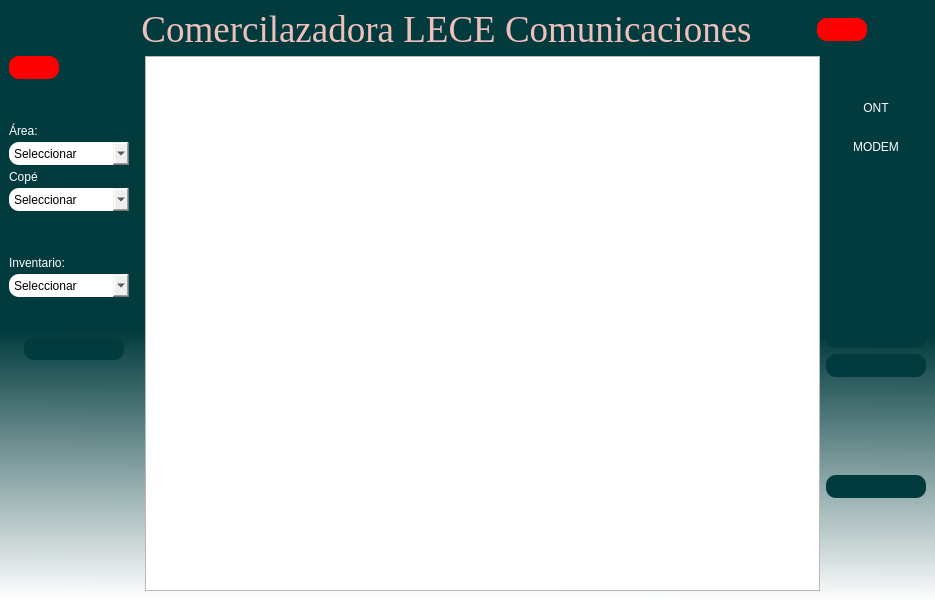
<?xml version="1.0" encoding="UTF-8"?>
<ui version="4.0">
 <class>Almacen</class>
 <widget class="QMainWindow" name="Almacen">
  <property name="geometry">
   <rect>
    <x>0</x>
    <y>0</y>
    <width>935</width>
    <height>600</height>
   </rect>
  </property>
  <property name="sizeIncrement">
   <size>
    <width>0</width>
    <height>0</height>
   </size>
  </property>
  <property name="baseSize">
   <size>
    <width>0</width>
    <height>8</height>
   </size>
  </property>
  <property name="windowTitle">
   <string>Almacén</string>
  </property>
  <property name="windowIcon">
   <iconset>
    <normaloff>../assets/icons/almacen ngr.svg</normaloff>../assets/icons/almacen ngr.svg</iconset>
  </property>
  <property name="styleSheet">
   <string notr="true">QWidget#centralwidget{
background-color: qlineargradient(spread:pad, x1:0.488444, y1:0.392, x2:0.483241, y2:1, stop:0.266917 rgba(1, 59, 61, 255), stop:1 rgba(255, 255, 255, 244));}</string>
  </property>
  <widget class="QWidget" name="centralwidget">
   <layout class="QVBoxLayout" name="verticalLayout_3">
    <item>
     <layout class="QHBoxLayout" name="horizontalLayout">
      <item>
       <spacer name="horizontalSpacer">
        <property name="orientation">
         <enum>Qt::Horizontal</enum>
        </property>
        <property name="sizeHint" stdset="0">
         <size>
          <width>40</width>
          <height>20</height>
         </size>
        </property>
       </spacer>
      </item>
      <item>
       <widget class="QLabel" name="Logo">
        <property name="minimumSize">
         <size>
          <width>0</width>
          <height>0</height>
         </size>
        </property>
        <property name="maximumSize">
         <size>
          <width>100</width>
          <height>90</height>
         </size>
        </property>
        <property name="text">
         <string/>
        </property>
        <property name="pixmap">
         <pixmap resource="../assets/images/imagenes.qrc">:/recurso/Nuevo aspecto.png</pixmap>
        </property>
        <property name="scaledContents">
         <bool>true</bool>
        </property>
       </widget>
      </item>
      <item>
       <spacer name="horizontalSpacer_3">
        <property name="orientation">
         <enum>Qt::Horizontal</enum>
        </property>
        <property name="sizeHint" stdset="0">
         <size>
          <width>40</width>
          <height>20</height>
         </size>
        </property>
       </spacer>
      </item>
      <item>
       <widget class="QLabel" name="Titulo">
        <property name="font">
         <font>
          <family>Times New Roman</family>
          <pointsize>28</pointsize>
          <weight>50</weight>
          <italic>false</italic>
          <bold>false</bold>
         </font>
        </property>
        <property name="cursor">
         <cursorShape>ArrowCursor</cursorShape>
        </property>
        <property name="toolTip">
         <string>&lt;html&gt;&lt;head/&gt;&lt;body&gt;&lt;p align=&quot;center&quot;&gt;&lt;br/&gt;&lt;/p&gt;&lt;/body&gt;&lt;/html&gt;</string>
        </property>
        <property name="whatsThis">
         <string>&lt;html&gt;&lt;head/&gt;&lt;body&gt;&lt;p align=&quot;center&quot;&gt;Comercilazadora LECE Comunicaciones&lt;/p&gt;&lt;/body&gt;&lt;/html&gt;</string>
        </property>
        <property name="layoutDirection">
         <enum>Qt::LeftToRight</enum>
        </property>
        <property name="autoFillBackground">
         <bool>false</bool>
        </property>
        <property name="styleSheet">
         <string notr="true">font: 28pt &quot;Times New Roman&quot;;
color:rgba(239, 191, 188, 255);
</string>
        </property>
        <property name="frameShadow">
         <enum>QFrame::Plain</enum>
        </property>
        <property name="midLineWidth">
         <number>0</number>
        </property>
        <property name="text">
         <string>Comercilazadora LECE Comunicaciones</string>
        </property>
        <property name="alignment">
         <set>Qt::AlignCenter</set>
        </property>
       </widget>
      </item>
      <item>
       <spacer name="horizontalSpacer_2">
        <property name="orientation">
         <enum>Qt::Horizontal</enum>
        </property>
        <property name="sizeHint" stdset="0">
         <size>
          <width>40</width>
          <height>20</height>
         </size>
        </property>
       </spacer>
      </item>
      <item>
       <widget class="QPushButton" name="btn_salir">
        <property name="minimumSize">
         <size>
          <width>50</width>
          <height>23</height>
         </size>
        </property>
        <property name="maximumSize">
         <size>
          <width>50</width>
          <height>23</height>
         </size>
        </property>
        <property name="cursor">
         <cursorShape>PointingHandCursor</cursorShape>
        </property>
        <property name="toolTip">
         <string>&lt;html&gt;&lt;head/&gt;&lt;body&gt;&lt;p align=&quot;center&quot;&gt;Salir&lt;/p&gt;&lt;/body&gt;&lt;/html&gt;</string>
        </property>
        <property name="styleSheet">
         <string notr="true">font: 12pt &quot;MS Shell Dlg 2&quot;;
background-color: rgb(255, 0, 0);
color:rgb(255, 255, 255);
border-radius: 10px;</string>
        </property>
        <property name="text">
         <string/>
        </property>
        <property name="icon">
         <iconset>
          <normaloff>../assets/icons/salir.svg</normaloff>../assets/icons/salir.svg</iconset>
        </property>
       </widget>
      </item>
      <item>
       <spacer name="horizontalSpacer_5">
        <property name="orientation">
         <enum>Qt::Horizontal</enum>
        </property>
        <property name="sizeHint" stdset="0">
         <size>
          <width>40</width>
          <height>20</height>
         </size>
        </property>
       </spacer>
      </item>
     </layout>
    </item>
    <item>
     <layout class="QHBoxLayout" name="horizontalLayout_3">
      <item>
       <layout class="QVBoxLayout" name="verticalLayout">
        <property name="spacing">
         <number>0</number>
        </property>
        <property name="rightMargin">
         <number>0</number>
        </property>
        <item>
         <widget class="QPushButton" name="btn_regresar">
          <property name="enabled">
           <bool>true</bool>
          </property>
          <property name="minimumSize">
           <size>
            <width>50</width>
            <height>23</height>
           </size>
          </property>
          <property name="maximumSize">
           <size>
            <width>50</width>
            <height>23</height>
           </size>
          </property>
          <property name="cursor">
           <cursorShape>PointingHandCursor</cursorShape>
          </property>
          <property name="toolTip">
           <string>&lt;html&gt;&lt;head/&gt;&lt;body&gt;&lt;p align=&quot;center&quot;&gt;Regresar&lt;/p&gt;&lt;/body&gt;&lt;/html&gt;</string>
          </property>
          <property name="styleSheet">
           <string notr="true">font: 12pt &quot;MS Shell Dlg 2&quot;;
background-color: rgb(255, 0, 0);
color:rgb(255, 255, 255);
border-radius: 10px;</string>
          </property>
          <property name="text">
           <string/>
          </property>
          <property name="icon">
           <iconset>
            <normaloff>../assets/icons/atras bc.svg</normaloff>../assets/icons/atras bc.svg</iconset>
          </property>
         </widget>
        </item>
        <item>
         <spacer name="verticalSpacer">
          <property name="orientation">
           <enum>Qt::Vertical</enum>
          </property>
          <property name="sizeType">
           <enum>QSizePolicy::Maximum</enum>
          </property>
          <property name="sizeHint" stdset="0">
           <size>
            <width>20</width>
            <height>40</height>
           </size>
          </property>
         </spacer>
        </item>
        <item>
         <widget class="QLabel" name="label">
          <property name="minimumSize">
           <size>
            <width>50</width>
            <height>23</height>
           </size>
          </property>
          <property name="maximumSize">
           <size>
            <width>50</width>
            <height>23</height>
           </size>
          </property>
          <property name="styleSheet">
           <string notr="true">color: rgb(255, 255, 255);
font: 12pt &quot;MS Shell Dlg 2&quot;;</string>
          </property>
          <property name="text">
           <string>Área:</string>
          </property>
         </widget>
        </item>
        <item>
         <widget class="QComboBox" name="str_area">
          <property name="minimumSize">
           <size>
            <width>120</width>
            <height>23</height>
           </size>
          </property>
          <property name="maximumSize">
           <size>
            <width>120</width>
            <height>23</height>
           </size>
          </property>
          <property name="cursor">
           <cursorShape>PointingHandCursor</cursorShape>
          </property>
          <property name="styleSheet">
           <string notr="true">color: rgb(0, 0, 0);
border-radius: 10px;
font: 12pt &quot;MS Shell Dlg 2&quot;;
</string>
          </property>
          <item>
           <property name="text">
            <string>Seleccionar</string>
           </property>
          </item>
         </widget>
        </item>
        <item>
         <widget class="QLabel" name="label_2">
          <property name="minimumSize">
           <size>
            <width>50</width>
            <height>23</height>
           </size>
          </property>
          <property name="maximumSize">
           <size>
            <width>50</width>
            <height>23</height>
           </size>
          </property>
          <property name="styleSheet">
           <string notr="true">color: rgb(255, 255, 255);
font: 12pt &quot;MS Shell Dlg 2&quot;;</string>
          </property>
          <property name="text">
           <string>Copé</string>
          </property>
         </widget>
        </item>
        <item>
         <widget class="QComboBox" name="str_cope">
          <property name="minimumSize">
           <size>
            <width>120</width>
            <height>23</height>
           </size>
          </property>
          <property name="maximumSize">
           <size>
            <width>120</width>
            <height>23</height>
           </size>
          </property>
          <property name="cursor">
           <cursorShape>PointingHandCursor</cursorShape>
          </property>
          <property name="styleSheet">
           <string notr="true">color: rgb(0, 0, 0);
border-radius: 10px;
font: 12pt &quot;MS Shell Dlg 2&quot;;
</string>
          </property>
          <item>
           <property name="text">
            <string>Seleccionar</string>
           </property>
          </item>
         </widget>
        </item>
        <item>
         <spacer name="verticalSpacer_2">
          <property name="orientation">
           <enum>Qt::Vertical</enum>
          </property>
          <property name="sizeType">
           <enum>QSizePolicy::Maximum</enum>
          </property>
          <property name="sizeHint" stdset="0">
           <size>
            <width>20</width>
            <height>40</height>
           </size>
          </property>
         </spacer>
        </item>
        <item>
         <widget class="QLabel" name="label_3">
          <property name="minimumSize">
           <size>
            <width>130</width>
            <height>23</height>
           </size>
          </property>
          <property name="maximumSize">
           <size>
            <width>130</width>
            <height>23</height>
           </size>
          </property>
          <property name="styleSheet">
           <string notr="true">color: rgb(255, 255, 255);
font: 12pt &quot;MS Shell Dlg 2&quot;;</string>
          </property>
          <property name="text">
           <string>Inventario:</string>
          </property>
         </widget>
        </item>
        <item>
         <widget class="QComboBox" name="str_tabla">
          <property name="minimumSize">
           <size>
            <width>120</width>
            <height>23</height>
           </size>
          </property>
          <property name="maximumSize">
           <size>
            <width>120</width>
            <height>23</height>
           </size>
          </property>
          <property name="cursor">
           <cursorShape>PointingHandCursor</cursorShape>
          </property>
          <property name="styleSheet">
           <string notr="true">color: rgb(0, 0, 0);
border-radius: 10px;
font: 12pt &quot;MS Shell Dlg 2&quot;;
</string>
          </property>
          <item>
           <property name="text">
            <string>Seleccionar</string>
           </property>
          </item>
          <item>
           <property name="text">
            <string>Almacén</string>
           </property>
          </item>
          <item>
           <property name="text">
            <string>ONT</string>
           </property>
          </item>
          <item>
           <property name="text">
            <string>MODEM</string>
           </property>
          </item>
         </widget>
        </item>
        <item>
         <spacer name="verticalSpacer_3">
          <property name="orientation">
           <enum>Qt::Vertical</enum>
          </property>
          <property name="sizeType">
           <enum>QSizePolicy::Maximum</enum>
          </property>
          <property name="sizeHint" stdset="0">
           <size>
            <width>15</width>
            <height>40</height>
           </size>
          </property>
         </spacer>
        </item>
        <item>
         <layout class="QHBoxLayout" name="horizontalLayout_2">
          <item>
           <spacer name="horizontalSpacer_6">
            <property name="orientation">
             <enum>Qt::Horizontal</enum>
            </property>
            <property name="sizeType">
             <enum>QSizePolicy::Maximum</enum>
            </property>
            <property name="sizeHint" stdset="0">
             <size>
              <width>10</width>
              <height>20</height>
             </size>
            </property>
           </spacer>
          </item>
          <item>
           <widget class="QPushButton" name="btn_buscar">
            <property name="sizePolicy">
             <sizepolicy hsizetype="Minimum" vsizetype="Fixed">
              <horstretch>0</horstretch>
              <verstretch>0</verstretch>
             </sizepolicy>
            </property>
            <property name="minimumSize">
             <size>
              <width>100</width>
              <height>23</height>
             </size>
            </property>
            <property name="maximumSize">
             <size>
              <width>100</width>
              <height>23</height>
             </size>
            </property>
            <property name="cursor">
             <cursorShape>PointingHandCursor</cursorShape>
            </property>
            <property name="toolTip">
             <string>&lt;html&gt;&lt;head/&gt;&lt;body&gt;&lt;p align=&quot;center&quot;&gt;Buscar&lt;/p&gt;&lt;/body&gt;&lt;/html&gt;</string>
            </property>
            <property name="layoutDirection">
             <enum>Qt::LeftToRight</enum>
            </property>
            <property name="styleSheet">
             <string notr="true">font: 12pt &quot;MS Shell Dlg 2&quot;;
background-color: rgb(1, 59, 61);
border-radius: 10px;
color:rgb(255, 255, 255);</string>
            </property>
            <property name="text">
             <string/>
            </property>
            <property name="icon">
             <iconset>
              <normaloff>../assets/icons/buscar.svg</normaloff>../assets/icons/buscar.svg</iconset>
            </property>
           </widget>
          </item>
          <item>
           <spacer name="horizontalSpacer_4">
            <property name="orientation">
             <enum>Qt::Horizontal</enum>
            </property>
            <property name="sizeType">
             <enum>QSizePolicy::Maximum</enum>
            </property>
            <property name="sizeHint" stdset="0">
             <size>
              <width>10</width>
              <height>20</height>
             </size>
            </property>
           </spacer>
          </item>
         </layout>
        </item>
        <item>
         <spacer name="verticalSpacer_7">
          <property name="orientation">
           <enum>Qt::Vertical</enum>
          </property>
          <property name="sizeHint" stdset="0">
           <size>
            <width>20</width>
            <height>40</height>
           </size>
          </property>
         </spacer>
        </item>
       </layout>
      </item>
      <item>
       <widget class="QTableWidget" name="tablaalmacen">
        <property name="cursor" stdset="0">
         <cursorShape>IBeamCursor</cursorShape>
        </property>
        <attribute name="horizontalHeaderStretchLastSection">
         <bool>false</bool>
        </attribute>
        <attribute name="verticalHeaderStretchLastSection">
         <bool>false</bool>
        </attribute>
       </widget>
      </item>
      <item>
       <layout class="QVBoxLayout" name="verticalLayout_2">
        <item>
         <spacer name="verticalSpacer_4">
          <property name="orientation">
           <enum>Qt::Vertical</enum>
          </property>
          <property name="sizeType">
           <enum>QSizePolicy::Maximum</enum>
          </property>
          <property name="sizeHint" stdset="0">
           <size>
            <width>20</width>
            <height>40</height>
           </size>
          </property>
         </spacer>
        </item>
        <item>
         <widget class="QPushButton" name="btn_ont">
          <property name="minimumSize">
           <size>
            <width>100</width>
            <height>23</height>
           </size>
          </property>
          <property name="maximumSize">
           <size>
            <width>100</width>
            <height>23</height>
           </size>
          </property>
          <property name="cursor">
           <cursorShape>PointingHandCursor</cursorShape>
          </property>
          <property name="toolTip">
           <string>&lt;html&gt;&lt;head/&gt;&lt;body&gt;&lt;p align=&quot;center&quot;&gt;Registrar ONT&lt;/p&gt;&lt;/body&gt;&lt;/html&gt;</string>
          </property>
          <property name="styleSheet">
           <string notr="true">font: 12pt &quot;MS Shell Dlg 2&quot;;
background-color: rgb(1, 59, 61);
border-radius: 10px;
color:rgb(255, 255, 255);</string>
          </property>
          <property name="text">
           <string>ONT</string>
          </property>
         </widget>
        </item>
        <item>
         <spacer name="verticalSpacer_8">
          <property name="orientation">
           <enum>Qt::Vertical</enum>
          </property>
          <property name="sizeType">
           <enum>QSizePolicy::Maximum</enum>
          </property>
          <property name="sizeHint" stdset="0">
           <size>
            <width>5</width>
            <height>10</height>
           </size>
          </property>
         </spacer>
        </item>
        <item>
         <widget class="QPushButton" name="btn_modem">
          <property name="minimumSize">
           <size>
            <width>100</width>
            <height>23</height>
           </size>
          </property>
          <property name="maximumSize">
           <size>
            <width>100</width>
            <height>23</height>
           </size>
          </property>
          <property name="cursor">
           <cursorShape>PointingHandCursor</cursorShape>
          </property>
          <property name="toolTip">
           <string>&lt;html&gt;&lt;head/&gt;&lt;body&gt;&lt;p align=&quot;center&quot;&gt;Registrar MODEM&lt;/p&gt;&lt;/body&gt;&lt;/html&gt;</string>
          </property>
          <property name="styleSheet">
           <string notr="true">font: 12pt &quot;MS Shell Dlg 2&quot;;
background-color: rgb(1, 59, 61);
border-radius: 10px;
color:rgb(255, 255, 255);</string>
          </property>
          <property name="text">
           <string>MODEM</string>
          </property>
         </widget>
        </item>
        <item>
         <spacer name="verticalSpacer_9">
          <property name="orientation">
           <enum>Qt::Vertical</enum>
          </property>
          <property name="sizeType">
           <enum>QSizePolicy::Maximum</enum>
          </property>
          <property name="sizeHint" stdset="0">
           <size>
            <width>5</width>
            <height>10</height>
           </size>
          </property>
         </spacer>
        </item>
        <item>
         <widget class="QPushButton" name="btn_almacen">
          <property name="minimumSize">
           <size>
            <width>100</width>
            <height>23</height>
           </size>
          </property>
          <property name="maximumSize">
           <size>
            <width>100</width>
            <height>23</height>
           </size>
          </property>
          <property name="cursor">
           <cursorShape>PointingHandCursor</cursorShape>
          </property>
          <property name="toolTip">
           <string>&lt;html&gt;&lt;head/&gt;&lt;body&gt;&lt;p align=&quot;center&quot;&gt;Ingresar Almacén&lt;/p&gt;&lt;/body&gt;&lt;/html&gt;</string>
          </property>
          <property name="styleSheet">
           <string notr="true">font: 12pt &quot;MS Shell Dlg 2&quot;;
background-color: rgb(1, 59, 61);
border-radius: 10px;
color:rgb(255, 255, 255);</string>
          </property>
          <property name="text">
           <string/>
          </property>
          <property name="icon">
           <iconset>
            <normaloff>../assets/icons/almacen_1.svg</normaloff>../assets/icons/almacen_1.svg</iconset>
          </property>
         </widget>
        </item>
        <item>
         <spacer name="verticalSpacer_5">
          <property name="orientation">
           <enum>Qt::Vertical</enum>
          </property>
          <property name="sizeHint" stdset="0">
           <size>
            <width>20</width>
            <height>40</height>
           </size>
          </property>
         </spacer>
        </item>
        <item>
         <widget class="QPushButton" name="btn_catalogo">
          <property name="minimumSize">
           <size>
            <width>100</width>
            <height>23</height>
           </size>
          </property>
          <property name="maximumSize">
           <size>
            <width>100</width>
            <height>23</height>
           </size>
          </property>
          <property name="cursor">
           <cursorShape>PointingHandCursor</cursorShape>
          </property>
          <property name="toolTip">
           <string>&lt;html&gt;&lt;head/&gt;&lt;body&gt;&lt;p align=&quot;center&quot;&gt;Abrir catalogo&lt;/p&gt;&lt;/body&gt;&lt;/html&gt;</string>
          </property>
          <property name="styleSheet">
           <string notr="true">font: 12pt &quot;MS Shell Dlg 2&quot;;
background-color: rgb(1, 59, 61);
border-radius: 10px;
color:rgb(255, 255, 255);</string>
          </property>
          <property name="locale">
           <locale language="StandardMoroccanTamazight" country="Morocco"/>
          </property>
          <property name="text">
           <string/>
          </property>
          <property name="icon">
           <iconset>
            <normaloff>../assets/icons/catalogo.svg</normaloff>../assets/icons/catalogo.svg</iconset>
          </property>
         </widget>
        </item>
        <item>
         <widget class="QPushButton" name="btn_movalmacen">
          <property name="minimumSize">
           <size>
            <width>100</width>
            <height>23</height>
           </size>
          </property>
          <property name="maximumSize">
           <size>
            <width>100</width>
            <height>23</height>
           </size>
          </property>
          <property name="cursor">
           <cursorShape>PointingHandCursor</cursorShape>
          </property>
          <property name="toolTip">
           <string>&lt;html&gt;&lt;head/&gt;&lt;body&gt;&lt;p&gt;Mover a otro almacen&lt;/p&gt;&lt;/body&gt;&lt;/html&gt;</string>
          </property>
          <property name="styleSheet">
           <string notr="true">font: 12pt &quot;MS Shell Dlg 2&quot;;
background-color: rgb(1, 59, 61);
border-radius: 10px;
color:rgb(255, 255, 255);</string>
          </property>
          <property name="text">
           <string/>
          </property>
          <property name="icon">
           <iconset>
            <normaloff>../assets/icons/truck.svg</normaloff>../assets/icons/truck.svg</iconset>
          </property>
         </widget>
        </item>
        <item>
         <widget class="QPushButton" name="btn_almacentecnico">
          <property name="minimumSize">
           <size>
            <width>100</width>
            <height>23</height>
           </size>
          </property>
          <property name="maximumSize">
           <size>
            <width>100</width>
            <height>23</height>
           </size>
          </property>
          <property name="cursor">
           <cursorShape>PointingHandCursor</cursorShape>
          </property>
          <property name="toolTip">
           <string>&lt;html&gt;&lt;head/&gt;&lt;body&gt;&lt;p&gt;Entregar material&lt;/p&gt;&lt;/body&gt;&lt;/html&gt;</string>
          </property>
          <property name="styleSheet">
           <string notr="true">font: 12pt &quot;MS Shell Dlg 2&quot;;
background-color: rgb(1, 59, 61);
border-radius: 10px;
color:rgb(255, 255, 255);</string>
          </property>
          <property name="text">
           <string/>
          </property>
          <property name="icon">
           <iconset>
            <normaloff>../assets/icons/user-check.svg</normaloff>../assets/icons/user-check.svg</iconset>
          </property>
         </widget>
        </item>
        <item>
         <spacer name="verticalSpacer_6">
          <property name="orientation">
           <enum>Qt::Vertical</enum>
          </property>
          <property name="sizeHint" stdset="0">
           <size>
            <width>20</width>
            <height>40</height>
           </size>
          </property>
         </spacer>
        </item>
        <item>
         <widget class="QPushButton" name="btn_guardar">
          <property name="minimumSize">
           <size>
            <width>100</width>
            <height>23</height>
           </size>
          </property>
          <property name="maximumSize">
           <size>
            <width>100</width>
            <height>23</height>
           </size>
          </property>
          <property name="cursor">
           <cursorShape>PointingHandCursor</cursorShape>
          </property>
          <property name="toolTip">
           <string>&lt;html&gt;&lt;head/&gt;&lt;body&gt;&lt;p align=&quot;center&quot;&gt;Guardar&lt;/p&gt;&lt;/body&gt;&lt;/html&gt;</string>
          </property>
          <property name="styleSheet">
           <string notr="true">background-color: rgb(1, 59, 61);
color: rgb(255, 255, 255);
border-radius: 10px;</string>
          </property>
          <property name="text">
           <string/>
          </property>
          <property name="icon">
           <iconset>
            <normaloff>../assets/icons/Guardar.svg</normaloff>../assets/icons/Guardar.svg</iconset>
          </property>
         </widget>
        </item>
        <item>
         <spacer name="verticalSpacer_10">
          <property name="orientation">
           <enum>Qt::Vertical</enum>
          </property>
          <property name="sizeHint" stdset="0">
           <size>
            <width>20</width>
            <height>40</height>
           </size>
          </property>
         </spacer>
        </item>
       </layout>
      </item>
     </layout>
    </item>
   </layout>
  </widget>
 </widget>
 <resources>
  <include location="../assets/images/imagenes.qrc"/>
 </resources>
 <connections/>
</ui>
